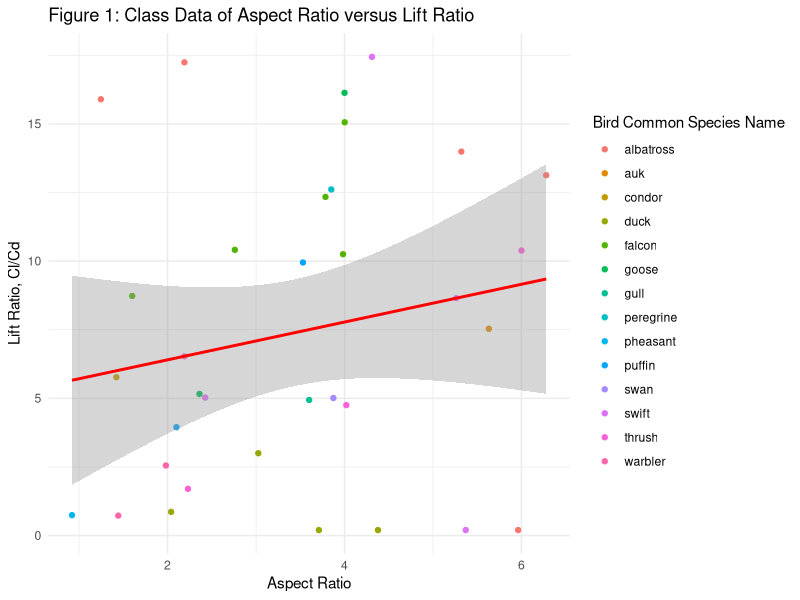

Source code (R):
## ---- chunk 1
library(tidyverse)
library(knitr)
## ---- chunk 2
turdidae <- read.csv("Gerjarusak_Laviolette_Selod_bluebird.csv")
falconidae <- read.csv("Gerjarusak_Laviolette_Selod_falcon.csv")
## ---- chunk 3
dat <- read.csv("measures.csv") %>%
  mutate(totarea = span_mm*chord_mm) %>%
  mutate(aspratio = ((span_mm/1000)**2)/(wetarea/(10^6)))
kable(dat, caption = "Table 1: Wing Model Measurements")
## ---- chunk 4
lift_avg_turdidae <- mean(turdidae$lift)
lift_avg_falconidae <- mean(falconidae$lift)

drag_avg_turdidae <- mean(turdidae$drag)
drag_avg_falconidae <- mean(falconidae$drag)

forces <- tibble(
  family = c("turdidae", "falconidae"),
  lift_avg = c(lift_avg_turdidae, lift_avg_falconidae),
  drag_avg = c(drag_avg_turdidae, drag_avg_falconidae)
)

dat <- dat %>%
  left_join(forces)

kable(dat, caption = "Table 2: Complete Data with Average Lift and Drag Forces")
## ---- chunk 5
dat <- dat %>%
  mutate(Cd = (drag_avg/(0.5*1000*(0.16**2)*totarea*(10^-6)))) %>%
  mutate(Cl = (lift_avg/(0.5*1000*(0.16**2)*totarea*(10^-6))))

coeffs <- dat %>%
  mutate(ClCd_ratio = Cl/Cd) %>%
  select(family, Cd, Cl, ClCd_ratio)

kable(coeffs, caption = "Table 3: Drag and Lift Coefficients")

## ---- chunk 6
classdat <- read.csv("class_data.csv", stringsAsFactors = T)

classdat %>%
  ggplot(aes(x=AR, y=ClCd, color=bird)) + geom_point() + geom_smooth(method = "lm", col="red") + theme_minimal() + ggtitle("Figure 1: Class Data of Aspect Ratio versus Lift Ratio") + xlab("Aspect Ratio") + ylab("Lift Ratio, Cl/Cd") + labs(col = "Bird Common Species Name")

